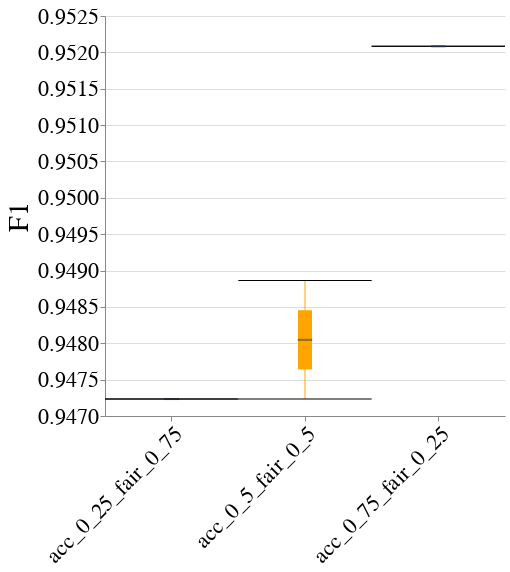

This figure's notebook cell:
### Code cell
create_box_plot_per_dataset_and_case_study(to_plot=best_lp_metrics_per_exp_config_df,
                                           exp_name=EXP_NAME,
                                           dataset_name=DATASET_NAME,
                                           case_study_name=CASE_STUDY_NAME,
                                           metric_name="F1")

### Figure 1 — Vega-Lite specification as saved in the notebook (floating-point values rounded to 4 significant figures)
{"config": {"view": {"continuousWidth": 400, "continuousHeight": 300, "stroke": null}, "axis": {"labelFontSize": 22, "labelFontWeight": "normal", "titleFontSize": 28, "titleFontWeight": "normal"}, "title": {"fontSize": 28}}, "data": {"name": "data-863d450b4b5071f3daf33a5899ef5ce6"}, "mark": {"type": "boxplot", "color": "orange", "median": {"stroke": "black", "strokeWidth": 0.7}, "ticks": true}, "encoding": {"x": {"axis": {"labelAngle": -45, "labelLimit": 500}, "field": "exp_config_name", "title": null, "type": "nominal"}, "y": {"field": "overall", "scale": {"zero": false}, "title": "F1", "type": "quantitative"}}, "height": 400, "width": 400, "$schema": "https://vega.github.io/schema/vega-lite/v4.17.0.json", "datasets": {"data-863d450b4b5071f3daf33a5899ef5ce6": [{"exp_config_name": "acc_0_25_fair_0_75", "logical_pipeline_uuid": "Tm9uZSZOT19GQUlSTkVTU19JTlRFUlZFTlRJT04mZ2FuZGFsZl9jbGY=", "physical_pipeline_uuid": "7d7b198d-3916-4c6c-b9e8-4befdced856b", "run_num": 5, "compound_pp_quality": 0.9826, "metric": "F1", "model_name": "gandalf_clf", "runtime_in_mins": 0.9636, "dataset_name": "law_school", "logical_pipeline_name": "None&NO_FAIRNESS_INTERVENTION&gandalf_clf", "null_imputer_name": "None", "fairness_intervention_name": "NO_FAIRNESS_INTERVENTION", "male&race_dis": 0.8464, "male&race_priv": 0.9547, "male_dis": 0.942, "male_priv": 0.9513, "overall": 0.9472, "race_dis": 0.8495, "race_priv": 0.9617}, {"exp_config_name": "acc_0_5_fair_0_5", "logical_pipeline_uuid": "Tm9uZSZOT19GQUlSTkVTU19JTlRFUlZFTlRJT04mZ2FuZGFsZl9jbGY=", "physical_pipeline_uuid": "dbf88ae6-44e7-446a-af30-4029f3e8636c", "run_num": 4, "compound_pp_quality": 0.9743, "metric": "F1", "model_name": "gandalf_clf", "runtime_in_mins": 1.006, "dataset_name": "law_school", "logical_pipeline_name": "None&NO_FAIRNESS_INTERVENTION&gandalf_clf", "null_imputer_name": "None", "fairness_intervention_name": "NO_FAIRNESS_INTERVENTION", "male&race_dis": 0.8437, "male&race_priv": 0.9565, "male_dis": 0.9413, "male_priv": 0.9547, "overall": 0.9489, "race_dis": 0.8566, "race_priv": 0.9631}, {"exp_config_name": "acc_0_5_fair_0_5", "logical_pipeline_uuid": "Tm9uZSZOT19GQUlSTkVTU19JTlRFUlZFTlRJT04mZ2FuZGFsZl9jbGY=", "physical_pipeline_uuid": "f95e0c52-6576-4555-894b-08655cc9e1ae", "run_num": 5, "compound_pp_quality": 0.9708, "metric": "F1", "model_name": "gandalf_clf", "runtime_in_mins": 1.005, "dataset_name": "law_school", "logical_pipeline_name": "None&NO_FAIRNESS_INTERVENTION&gandalf_clf", "null_imputer_name": "None", "fairness_intervention_name": "NO_FAIRNESS_INTERVENTION", "male&race_dis": 0.8464, "male&race_priv": 0.9547, "male_dis": 0.942, "male_priv": 0.9513, "overall": 0.9472, "race_dis": 0.8495, "race_priv": 0.9617}, {"exp_config_name": "acc_0_75_fair_0_25", "logical_pipeline_uuid": "Tm9uZSZOT19GQUlSTkVTU19JTlRFUlZFTlRJT04mbGdibV9jbGY=", "physical_pipeline_uuid": "b1b6e1c1-9477-4846-8275-ad7ff7c567e8", "run_num": 4, "compound_pp_quality": 0.9609, "metric": "F1", "model_name": "lgbm_clf", "runtime_in_mins": 0.008339, "dataset_name": "law_school", "logical_pipeline_name": "None&NO_FAIRNESS_INTERVENTION&lgbm_clf", "null_imputer_name": "None", "fairness_intervention_name": "NO_FAIRNESS_INTERVENTION", "male&race_dis": 0.8758, "male&race_priv": 0.9571, "male_dis": 0.9473, "male_priv": 0.9558, "overall": 0.9521, "race_dis": 0.8842, "race_priv": 0.9617}]}}
